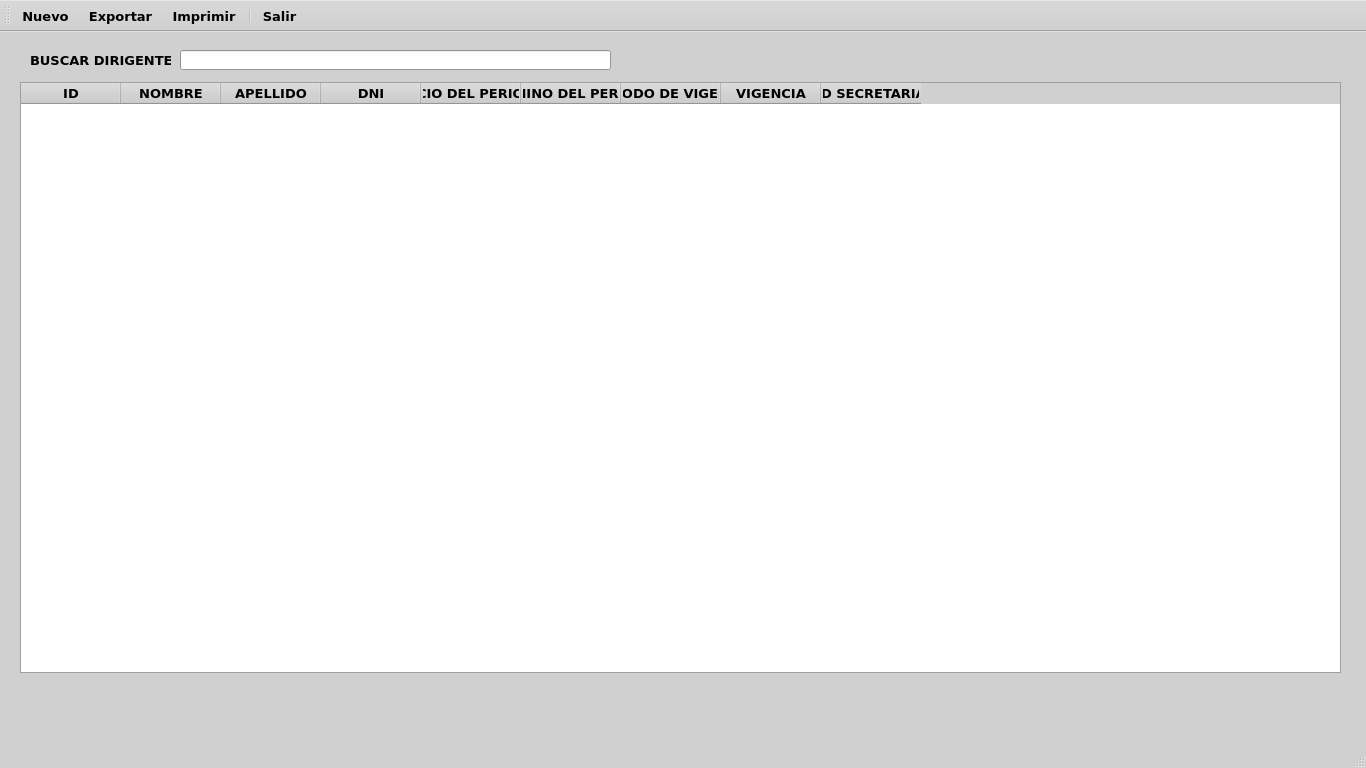
<?xml version="1.0" encoding="UTF-8"?>
<ui version="4.0">
 <class>MainWindow</class>
 <widget class="QMainWindow" name="MainWindow">
  <property name="geometry">
   <rect>
    <x>0</x>
    <y>0</y>
    <width>1366</width>
    <height>768</height>
   </rect>
  </property>
  <property name="palette">
   <palette>
    <active>
     <colorrole role="WindowText">
      <brush brushstyle="SolidPattern">
       <color alpha="255">
        <red>0</red>
        <green>0</green>
        <blue>0</blue>
       </color>
      </brush>
     </colorrole>
     <colorrole role="Button">
      <brush brushstyle="SolidPattern">
       <color alpha="255">
        <red>208</red>
        <green>208</green>
        <blue>208</blue>
       </color>
      </brush>
     </colorrole>
     <colorrole role="Light">
      <brush brushstyle="SolidPattern">
       <color alpha="255">
        <red>255</red>
        <green>255</green>
        <blue>255</blue>
       </color>
      </brush>
     </colorrole>
     <colorrole role="Midlight">
      <brush brushstyle="SolidPattern">
       <color alpha="255">
        <red>231</red>
        <green>231</green>
        <blue>231</blue>
       </color>
      </brush>
     </colorrole>
     <colorrole role="Dark">
      <brush brushstyle="SolidPattern">
       <color alpha="255">
        <red>104</red>
        <green>104</green>
        <blue>104</blue>
       </color>
      </brush>
     </colorrole>
     <colorrole role="Mid">
      <brush brushstyle="SolidPattern">
       <color alpha="255">
        <red>139</red>
        <green>139</green>
        <blue>139</blue>
       </color>
      </brush>
     </colorrole>
     <colorrole role="Text">
      <brush brushstyle="SolidPattern">
       <color alpha="255">
        <red>0</red>
        <green>0</green>
        <blue>0</blue>
       </color>
      </brush>
     </colorrole>
     <colorrole role="BrightText">
      <brush brushstyle="SolidPattern">
       <color alpha="255">
        <red>255</red>
        <green>255</green>
        <blue>255</blue>
       </color>
      </brush>
     </colorrole>
     <colorrole role="ButtonText">
      <brush brushstyle="SolidPattern">
       <color alpha="255">
        <red>0</red>
        <green>0</green>
        <blue>0</blue>
       </color>
      </brush>
     </colorrole>
     <colorrole role="Base">
      <brush brushstyle="SolidPattern">
       <color alpha="255">
        <red>255</red>
        <green>255</green>
        <blue>255</blue>
       </color>
      </brush>
     </colorrole>
     <colorrole role="Window">
      <brush brushstyle="SolidPattern">
       <color alpha="255">
        <red>208</red>
        <green>208</green>
        <blue>208</blue>
       </color>
      </brush>
     </colorrole>
     <colorrole role="Shadow">
      <brush brushstyle="SolidPattern">
       <color alpha="255">
        <red>0</red>
        <green>0</green>
        <blue>0</blue>
       </color>
      </brush>
     </colorrole>
     <colorrole role="AlternateBase">
      <brush brushstyle="SolidPattern">
       <color alpha="255">
        <red>231</red>
        <green>231</green>
        <blue>231</blue>
       </color>
      </brush>
     </colorrole>
     <colorrole role="ToolTipBase">
      <brush brushstyle="SolidPattern">
       <color alpha="255">
        <red>255</red>
        <green>255</green>
        <blue>220</blue>
       </color>
      </brush>
     </colorrole>
     <colorrole role="ToolTipText">
      <brush brushstyle="SolidPattern">
       <color alpha="255">
        <red>0</red>
        <green>0</green>
        <blue>0</blue>
       </color>
      </brush>
     </colorrole>
     <colorrole role="PlaceholderText">
      <brush brushstyle="SolidPattern">
       <color alpha="128">
        <red>0</red>
        <green>0</green>
        <blue>0</blue>
       </color>
      </brush>
     </colorrole>
    </active>
    <inactive>
     <colorrole role="WindowText">
      <brush brushstyle="SolidPattern">
       <color alpha="255">
        <red>0</red>
        <green>0</green>
        <blue>0</blue>
       </color>
      </brush>
     </colorrole>
     <colorrole role="Button">
      <brush brushstyle="SolidPattern">
       <color alpha="255">
        <red>208</red>
        <green>208</green>
        <blue>208</blue>
       </color>
      </brush>
     </colorrole>
     <colorrole role="Light">
      <brush brushstyle="SolidPattern">
       <color alpha="255">
        <red>255</red>
        <green>255</green>
        <blue>255</blue>
       </color>
      </brush>
     </colorrole>
     <colorrole role="Midlight">
      <brush brushstyle="SolidPattern">
       <color alpha="255">
        <red>231</red>
        <green>231</green>
        <blue>231</blue>
       </color>
      </brush>
     </colorrole>
     <colorrole role="Dark">
      <brush brushstyle="SolidPattern">
       <color alpha="255">
        <red>104</red>
        <green>104</green>
        <blue>104</blue>
       </color>
      </brush>
     </colorrole>
     <colorrole role="Mid">
      <brush brushstyle="SolidPattern">
       <color alpha="255">
        <red>139</red>
        <green>139</green>
        <blue>139</blue>
       </color>
      </brush>
     </colorrole>
     <colorrole role="Text">
      <brush brushstyle="SolidPattern">
       <color alpha="255">
        <red>0</red>
        <green>0</green>
        <blue>0</blue>
       </color>
      </brush>
     </colorrole>
     <colorrole role="BrightText">
      <brush brushstyle="SolidPattern">
       <color alpha="255">
        <red>255</red>
        <green>255</green>
        <blue>255</blue>
       </color>
      </brush>
     </colorrole>
     <colorrole role="ButtonText">
      <brush brushstyle="SolidPattern">
       <color alpha="255">
        <red>0</red>
        <green>0</green>
        <blue>0</blue>
       </color>
      </brush>
     </colorrole>
     <colorrole role="Base">
      <brush brushstyle="SolidPattern">
       <color alpha="255">
        <red>255</red>
        <green>255</green>
        <blue>255</blue>
       </color>
      </brush>
     </colorrole>
     <colorrole role="Window">
      <brush brushstyle="SolidPattern">
       <color alpha="255">
        <red>208</red>
        <green>208</green>
        <blue>208</blue>
       </color>
      </brush>
     </colorrole>
     <colorrole role="Shadow">
      <brush brushstyle="SolidPattern">
       <color alpha="255">
        <red>0</red>
        <green>0</green>
        <blue>0</blue>
       </color>
      </brush>
     </colorrole>
     <colorrole role="AlternateBase">
      <brush brushstyle="SolidPattern">
       <color alpha="255">
        <red>231</red>
        <green>231</green>
        <blue>231</blue>
       </color>
      </brush>
     </colorrole>
     <colorrole role="ToolTipBase">
      <brush brushstyle="SolidPattern">
       <color alpha="255">
        <red>255</red>
        <green>255</green>
        <blue>220</blue>
       </color>
      </brush>
     </colorrole>
     <colorrole role="ToolTipText">
      <brush brushstyle="SolidPattern">
       <color alpha="255">
        <red>0</red>
        <green>0</green>
        <blue>0</blue>
       </color>
      </brush>
     </colorrole>
     <colorrole role="PlaceholderText">
      <brush brushstyle="SolidPattern">
       <color alpha="128">
        <red>0</red>
        <green>0</green>
        <blue>0</blue>
       </color>
      </brush>
     </colorrole>
    </inactive>
    <disabled>
     <colorrole role="WindowText">
      <brush brushstyle="SolidPattern">
       <color alpha="255">
        <red>104</red>
        <green>104</green>
        <blue>104</blue>
       </color>
      </brush>
     </colorrole>
     <colorrole role="Button">
      <brush brushstyle="SolidPattern">
       <color alpha="255">
        <red>208</red>
        <green>208</green>
        <blue>208</blue>
       </color>
      </brush>
     </colorrole>
     <colorrole role="Light">
      <brush brushstyle="SolidPattern">
       <color alpha="255">
        <red>255</red>
        <green>255</green>
        <blue>255</blue>
       </color>
      </brush>
     </colorrole>
     <colorrole role="Midlight">
      <brush brushstyle="SolidPattern">
       <color alpha="255">
        <red>231</red>
        <green>231</green>
        <blue>231</blue>
       </color>
      </brush>
     </colorrole>
     <colorrole role="Dark">
      <brush brushstyle="SolidPattern">
       <color alpha="255">
        <red>104</red>
        <green>104</green>
        <blue>104</blue>
       </color>
      </brush>
     </colorrole>
     <colorrole role="Mid">
      <brush brushstyle="SolidPattern">
       <color alpha="255">
        <red>139</red>
        <green>139</green>
        <blue>139</blue>
       </color>
      </brush>
     </colorrole>
     <colorrole role="Text">
      <brush brushstyle="SolidPattern">
       <color alpha="255">
        <red>104</red>
        <green>104</green>
        <blue>104</blue>
       </color>
      </brush>
     </colorrole>
     <colorrole role="BrightText">
      <brush brushstyle="SolidPattern">
       <color alpha="255">
        <red>255</red>
        <green>255</green>
        <blue>255</blue>
       </color>
      </brush>
     </colorrole>
     <colorrole role="ButtonText">
      <brush brushstyle="SolidPattern">
       <color alpha="255">
        <red>104</red>
        <green>104</green>
        <blue>104</blue>
       </color>
      </brush>
     </colorrole>
     <colorrole role="Base">
      <brush brushstyle="SolidPattern">
       <color alpha="255">
        <red>208</red>
        <green>208</green>
        <blue>208</blue>
       </color>
      </brush>
     </colorrole>
     <colorrole role="Window">
      <brush brushstyle="SolidPattern">
       <color alpha="255">
        <red>208</red>
        <green>208</green>
        <blue>208</blue>
       </color>
      </brush>
     </colorrole>
     <colorrole role="Shadow">
      <brush brushstyle="SolidPattern">
       <color alpha="255">
        <red>0</red>
        <green>0</green>
        <blue>0</blue>
       </color>
      </brush>
     </colorrole>
     <colorrole role="AlternateBase">
      <brush brushstyle="SolidPattern">
       <color alpha="255">
        <red>208</red>
        <green>208</green>
        <blue>208</blue>
       </color>
      </brush>
     </colorrole>
     <colorrole role="ToolTipBase">
      <brush brushstyle="SolidPattern">
       <color alpha="255">
        <red>255</red>
        <green>255</green>
        <blue>220</blue>
       </color>
      </brush>
     </colorrole>
     <colorrole role="ToolTipText">
      <brush brushstyle="SolidPattern">
       <color alpha="255">
        <red>0</red>
        <green>0</green>
        <blue>0</blue>
       </color>
      </brush>
     </colorrole>
     <colorrole role="PlaceholderText">
      <brush brushstyle="SolidPattern">
       <color alpha="128">
        <red>0</red>
        <green>0</green>
        <blue>0</blue>
       </color>
      </brush>
     </colorrole>
    </disabled>
   </palette>
  </property>
  <property name="font">
   <font>
    <family>Verdana</family>
    <pointsize>10</pointsize>
    <bold>true</bold>
   </font>
  </property>
  <property name="windowTitle">
   <string>Sutrakomaq: Lista de Dirigentes</string>
  </property>
  <widget class="QWidget" name="centralwidget">
   <widget class="QTableWidget" name="tableWidget">
    <property name="enabled">
     <bool>true</bool>
    </property>
    <property name="geometry">
     <rect>
      <x>20</x>
      <y>50</y>
      <width>1321</width>
      <height>591</height>
     </rect>
    </property>
    <property name="font">
     <font>
      <family>Verdana</family>
      <pointsize>10</pointsize>
      <bold>true</bold>
     </font>
    </property>
    <property name="focusPolicy">
     <enum>Qt::NoFocus</enum>
    </property>
    <property name="editTriggers">
     <set>QAbstractItemView::NoEditTriggers</set>
    </property>
    <column>
     <property name="text">
      <string>ID</string>
     </property>
     <property name="font">
      <font>
       <pointsize>10</pointsize>
       <bold>true</bold>
      </font>
     </property>
    </column>
    <column>
     <property name="text">
      <string>NOMBRE</string>
     </property>
     <property name="font">
      <font>
       <pointsize>10</pointsize>
       <bold>true</bold>
      </font>
     </property>
    </column>
    <column>
     <property name="text">
      <string>APELLIDO</string>
     </property>
     <property name="font">
      <font>
       <pointsize>10</pointsize>
       <bold>true</bold>
      </font>
     </property>
    </column>
    <column>
     <property name="text">
      <string>DNI</string>
     </property>
     <property name="font">
      <font>
       <pointsize>10</pointsize>
       <bold>true</bold>
      </font>
     </property>
    </column>
    <column>
     <property name="text">
      <string>INICIO DEL PERIODO</string>
     </property>
     <property name="font">
      <font>
       <pointsize>10</pointsize>
       <bold>true</bold>
      </font>
     </property>
    </column>
    <column>
     <property name="text">
      <string>TERMINO DEL PERIODO</string>
     </property>
     <property name="font">
      <font>
       <pointsize>10</pointsize>
       <bold>true</bold>
      </font>
     </property>
    </column>
    <column>
     <property name="text">
      <string>PERIODO DE VIGENCIA</string>
     </property>
     <property name="font">
      <font>
       <pointsize>10</pointsize>
       <bold>true</bold>
      </font>
     </property>
    </column>
    <column>
     <property name="text">
      <string>VIGENCIA</string>
     </property>
     <property name="font">
      <font>
       <pointsize>10</pointsize>
       <bold>true</bold>
      </font>
     </property>
    </column>
    <column>
     <property name="text">
      <string>ID SECRETARIA</string>
     </property>
     <property name="font">
      <font>
       <family>Verdana</family>
       <pointsize>10</pointsize>
       <bold>true</bold>
      </font>
     </property>
    </column>
   </widget>
   <widget class="QLineEdit" name="lineEdit">
    <property name="geometry">
     <rect>
      <x>180</x>
      <y>18</y>
      <width>431</width>
      <height>20</height>
     </rect>
    </property>
    <property name="font">
     <font>
      <family>Verdana</family>
      <pointsize>10</pointsize>
      <bold>true</bold>
     </font>
    </property>
    <property name="text">
     <string/>
    </property>
   </widget>
   <widget class="QLabel" name="label">
    <property name="geometry">
     <rect>
      <x>30</x>
      <y>20</y>
      <width>141</width>
      <height>16</height>
     </rect>
    </property>
    <property name="font">
     <font>
      <family>Verdana</family>
      <pointsize>10</pointsize>
      <bold>true</bold>
     </font>
    </property>
    <property name="text">
     <string>BUSCAR DIRIGENTE</string>
    </property>
   </widget>
  </widget>
  <widget class="QMenuBar" name="menubar">
   <property name="geometry">
    <rect>
     <x>0</x>
     <y>0</y>
     <width>1366</width>
     <height>22</height>
    </rect>
   </property>
  </widget>
  <widget class="QStatusBar" name="statusbar"/>
  <widget class="QToolBar" name="toolBar">
   <property name="palette">
    <palette>
     <active>
      <colorrole role="WindowText">
       <brush brushstyle="SolidPattern">
        <color alpha="255">
         <red>0</red>
         <green>0</green>
         <blue>0</blue>
        </color>
       </brush>
      </colorrole>
      <colorrole role="Button">
       <brush brushstyle="SolidPattern">
        <color alpha="255">
         <red>208</red>
         <green>208</green>
         <blue>208</blue>
        </color>
       </brush>
      </colorrole>
      <colorrole role="Light">
       <brush brushstyle="SolidPattern">
        <color alpha="255">
         <red>255</red>
         <green>255</green>
         <blue>255</blue>
        </color>
       </brush>
      </colorrole>
      <colorrole role="Midlight">
       <brush brushstyle="SolidPattern">
        <color alpha="255">
         <red>231</red>
         <green>231</green>
         <blue>231</blue>
        </color>
       </brush>
      </colorrole>
      <colorrole role="Dark">
       <brush brushstyle="SolidPattern">
        <color alpha="255">
         <red>104</red>
         <green>104</green>
         <blue>104</blue>
        </color>
       </brush>
      </colorrole>
      <colorrole role="Mid">
       <brush brushstyle="SolidPattern">
        <color alpha="255">
         <red>139</red>
         <green>139</green>
         <blue>139</blue>
        </color>
       </brush>
      </colorrole>
      <colorrole role="Text">
       <brush brushstyle="SolidPattern">
        <color alpha="255">
         <red>0</red>
         <green>0</green>
         <blue>0</blue>
        </color>
       </brush>
      </colorrole>
      <colorrole role="BrightText">
       <brush brushstyle="SolidPattern">
        <color alpha="255">
         <red>255</red>
         <green>255</green>
         <blue>255</blue>
        </color>
       </brush>
      </colorrole>
      <colorrole role="ButtonText">
       <brush brushstyle="SolidPattern">
        <color alpha="255">
         <red>0</red>
         <green>0</green>
         <blue>0</blue>
        </color>
       </brush>
      </colorrole>
      <colorrole role="Base">
       <brush brushstyle="SolidPattern">
        <color alpha="255">
         <red>255</red>
         <green>255</green>
         <blue>255</blue>
        </color>
       </brush>
      </colorrole>
      <colorrole role="Window">
       <brush brushstyle="SolidPattern">
        <color alpha="255">
         <red>208</red>
         <green>208</green>
         <blue>208</blue>
        </color>
       </brush>
      </colorrole>
      <colorrole role="Shadow">
       <brush brushstyle="SolidPattern">
        <color alpha="255">
         <red>0</red>
         <green>0</green>
         <blue>0</blue>
        </color>
       </brush>
      </colorrole>
      <colorrole role="AlternateBase">
       <brush brushstyle="SolidPattern">
        <color alpha="255">
         <red>231</red>
         <green>231</green>
         <blue>231</blue>
        </color>
       </brush>
      </colorrole>
      <colorrole role="ToolTipBase">
       <brush brushstyle="SolidPattern">
        <color alpha="255">
         <red>255</red>
         <green>255</green>
         <blue>220</blue>
        </color>
       </brush>
      </colorrole>
      <colorrole role="ToolTipText">
       <brush brushstyle="SolidPattern">
        <color alpha="255">
         <red>0</red>
         <green>0</green>
         <blue>0</blue>
        </color>
       </brush>
      </colorrole>
      <colorrole role="PlaceholderText">
       <brush brushstyle="SolidPattern">
        <color alpha="128">
         <red>0</red>
         <green>0</green>
         <blue>0</blue>
        </color>
       </brush>
      </colorrole>
     </active>
     <inactive>
      <colorrole role="WindowText">
       <brush brushstyle="SolidPattern">
        <color alpha="255">
         <red>0</red>
         <green>0</green>
         <blue>0</blue>
        </color>
       </brush>
      </colorrole>
      <colorrole role="Button">
       <brush brushstyle="SolidPattern">
        <color alpha="255">
         <red>208</red>
         <green>208</green>
         <blue>208</blue>
        </color>
       </brush>
      </colorrole>
      <colorrole role="Light">
       <brush brushstyle="SolidPattern">
        <color alpha="255">
         <red>255</red>
         <green>255</green>
         <blue>255</blue>
        </color>
       </brush>
      </colorrole>
      <colorrole role="Midlight">
       <brush brushstyle="SolidPattern">
        <color alpha="255">
         <red>231</red>
         <green>231</green>
         <blue>231</blue>
        </color>
       </brush>
      </colorrole>
      <colorrole role="Dark">
       <brush brushstyle="SolidPattern">
        <color alpha="255">
         <red>104</red>
         <green>104</green>
         <blue>104</blue>
        </color>
       </brush>
      </colorrole>
      <colorrole role="Mid">
       <brush brushstyle="SolidPattern">
        <color alpha="255">
         <red>139</red>
         <green>139</green>
         <blue>139</blue>
        </color>
       </brush>
      </colorrole>
      <colorrole role="Text">
       <brush brushstyle="SolidPattern">
        <color alpha="255">
         <red>0</red>
         <green>0</green>
         <blue>0</blue>
        </color>
       </brush>
      </colorrole>
      <colorrole role="BrightText">
       <brush brushstyle="SolidPattern">
        <color alpha="255">
         <red>255</red>
         <green>255</green>
         <blue>255</blue>
        </color>
       </brush>
      </colorrole>
      <colorrole role="ButtonText">
       <brush brushstyle="SolidPattern">
        <color alpha="255">
         <red>0</red>
         <green>0</green>
         <blue>0</blue>
        </color>
       </brush>
      </colorrole>
      <colorrole role="Base">
       <brush brushstyle="SolidPattern">
        <color alpha="255">
         <red>255</red>
         <green>255</green>
         <blue>255</blue>
        </color>
       </brush>
      </colorrole>
      <colorrole role="Window">
       <brush brushstyle="SolidPattern">
        <color alpha="255">
         <red>208</red>
         <green>208</green>
         <blue>208</blue>
        </color>
       </brush>
      </colorrole>
      <colorrole role="Shadow">
       <brush brushstyle="SolidPattern">
        <color alpha="255">
         <red>0</red>
         <green>0</green>
         <blue>0</blue>
        </color>
       </brush>
      </colorrole>
      <colorrole role="AlternateBase">
       <brush brushstyle="SolidPattern">
        <color alpha="255">
         <red>231</red>
         <green>231</green>
         <blue>231</blue>
        </color>
       </brush>
      </colorrole>
      <colorrole role="ToolTipBase">
       <brush brushstyle="SolidPattern">
        <color alpha="255">
         <red>255</red>
         <green>255</green>
         <blue>220</blue>
        </color>
       </brush>
      </colorrole>
      <colorrole role="ToolTipText">
       <brush brushstyle="SolidPattern">
        <color alpha="255">
         <red>0</red>
         <green>0</green>
         <blue>0</blue>
        </color>
       </brush>
      </colorrole>
      <colorrole role="PlaceholderText">
       <brush brushstyle="SolidPattern">
        <color alpha="128">
         <red>0</red>
         <green>0</green>
         <blue>0</blue>
        </color>
       </brush>
      </colorrole>
     </inactive>
     <disabled>
      <colorrole role="WindowText">
       <brush brushstyle="SolidPattern">
        <color alpha="255">
         <red>104</red>
         <green>104</green>
         <blue>104</blue>
        </color>
       </brush>
      </colorrole>
      <colorrole role="Button">
       <brush brushstyle="SolidPattern">
        <color alpha="255">
         <red>208</red>
         <green>208</green>
         <blue>208</blue>
        </color>
       </brush>
      </colorrole>
      <colorrole role="Light">
       <brush brushstyle="SolidPattern">
        <color alpha="255">
         <red>255</red>
         <green>255</green>
         <blue>255</blue>
        </color>
       </brush>
      </colorrole>
      <colorrole role="Midlight">
       <brush brushstyle="SolidPattern">
        <color alpha="255">
         <red>231</red>
         <green>231</green>
         <blue>231</blue>
        </color>
       </brush>
      </colorrole>
      <colorrole role="Dark">
       <brush brushstyle="SolidPattern">
        <color alpha="255">
         <red>104</red>
         <green>104</green>
         <blue>104</blue>
        </color>
       </brush>
      </colorrole>
      <colorrole role="Mid">
       <brush brushstyle="SolidPattern">
        <color alpha="255">
         <red>139</red>
         <green>139</green>
         <blue>139</blue>
        </color>
       </brush>
      </colorrole>
      <colorrole role="Text">
       <brush brushstyle="SolidPattern">
        <color alpha="255">
         <red>104</red>
         <green>104</green>
         <blue>104</blue>
        </color>
       </brush>
      </colorrole>
      <colorrole role="BrightText">
       <brush brushstyle="SolidPattern">
        <color alpha="255">
         <red>255</red>
         <green>255</green>
         <blue>255</blue>
        </color>
       </brush>
      </colorrole>
      <colorrole role="ButtonText">
       <brush brushstyle="SolidPattern">
        <color alpha="255">
         <red>104</red>
         <green>104</green>
         <blue>104</blue>
        </color>
       </brush>
      </colorrole>
      <colorrole role="Base">
       <brush brushstyle="SolidPattern">
        <color alpha="255">
         <red>208</red>
         <green>208</green>
         <blue>208</blue>
        </color>
       </brush>
      </colorrole>
      <colorrole role="Window">
       <brush brushstyle="SolidPattern">
        <color alpha="255">
         <red>208</red>
         <green>208</green>
         <blue>208</blue>
        </color>
       </brush>
      </colorrole>
      <colorrole role="Shadow">
       <brush brushstyle="SolidPattern">
        <color alpha="255">
         <red>0</red>
         <green>0</green>
         <blue>0</blue>
        </color>
       </brush>
      </colorrole>
      <colorrole role="AlternateBase">
       <brush brushstyle="SolidPattern">
        <color alpha="255">
         <red>208</red>
         <green>208</green>
         <blue>208</blue>
        </color>
       </brush>
      </colorrole>
      <colorrole role="ToolTipBase">
       <brush brushstyle="SolidPattern">
        <color alpha="255">
         <red>255</red>
         <green>255</green>
         <blue>220</blue>
        </color>
       </brush>
      </colorrole>
      <colorrole role="ToolTipText">
       <brush brushstyle="SolidPattern">
        <color alpha="255">
         <red>0</red>
         <green>0</green>
         <blue>0</blue>
        </color>
       </brush>
      </colorrole>
      <colorrole role="PlaceholderText">
       <brush brushstyle="SolidPattern">
        <color alpha="128">
         <red>0</red>
         <green>0</green>
         <blue>0</blue>
        </color>
       </brush>
      </colorrole>
     </disabled>
    </palette>
   </property>
   <property name="font">
    <font>
     <family>Verdana</family>
     <pointsize>10</pointsize>
     <bold>true</bold>
    </font>
   </property>
   <property name="windowTitle">
    <string>toolBar</string>
   </property>
   <property name="toolButtonStyle">
    <enum>Qt::ToolButtonTextBesideIcon</enum>
   </property>
   <attribute name="toolBarArea">
    <enum>TopToolBarArea</enum>
   </attribute>
   <attribute name="toolBarBreak">
    <bool>false</bool>
   </attribute>
   <addaction name="actionNuevo"/>
   <addaction name="actionExportar"/>
   <addaction name="actionImprimir"/>
   <addaction name="separator"/>
   <addaction name="actionSalir"/>
  </widget>
  <action name="actionNuevo">
   <property name="icon">
    <iconset resource="../resources.qrc">
     <normaloff>:/icons/resources/icons/nuevo.png</normaloff>:/icons/resources/icons/nuevo.png</iconset>
   </property>
   <property name="text">
    <string>Nuevo</string>
   </property>
  </action>
  <action name="actionExportar">
   <property name="icon">
    <iconset resource="../resources.qrc">
     <normaloff>:/icons/resources/icons/exportar.png</normaloff>:/icons/resources/icons/exportar.png</iconset>
   </property>
   <property name="text">
    <string>Exportar</string>
   </property>
  </action>
  <action name="actionImprimir">
   <property name="icon">
    <iconset resource="../resources.qrc">
     <normaloff>:/icons/resources/icons/imprimir.png</normaloff>:/icons/resources/icons/imprimir.png</iconset>
   </property>
   <property name="text">
    <string>Imprimir</string>
   </property>
  </action>
  <action name="actionSalir">
   <property name="icon">
    <iconset resource="../resources.qrc">
     <normaloff>:/icons/resources/icons/salir.png</normaloff>:/icons/resources/icons/salir.png</iconset>
   </property>
   <property name="text">
    <string>Salir</string>
   </property>
  </action>
 </widget>
 <resources>
  <include location="../resources.qrc"/>
 </resources>
 <connections/>
</ui>
